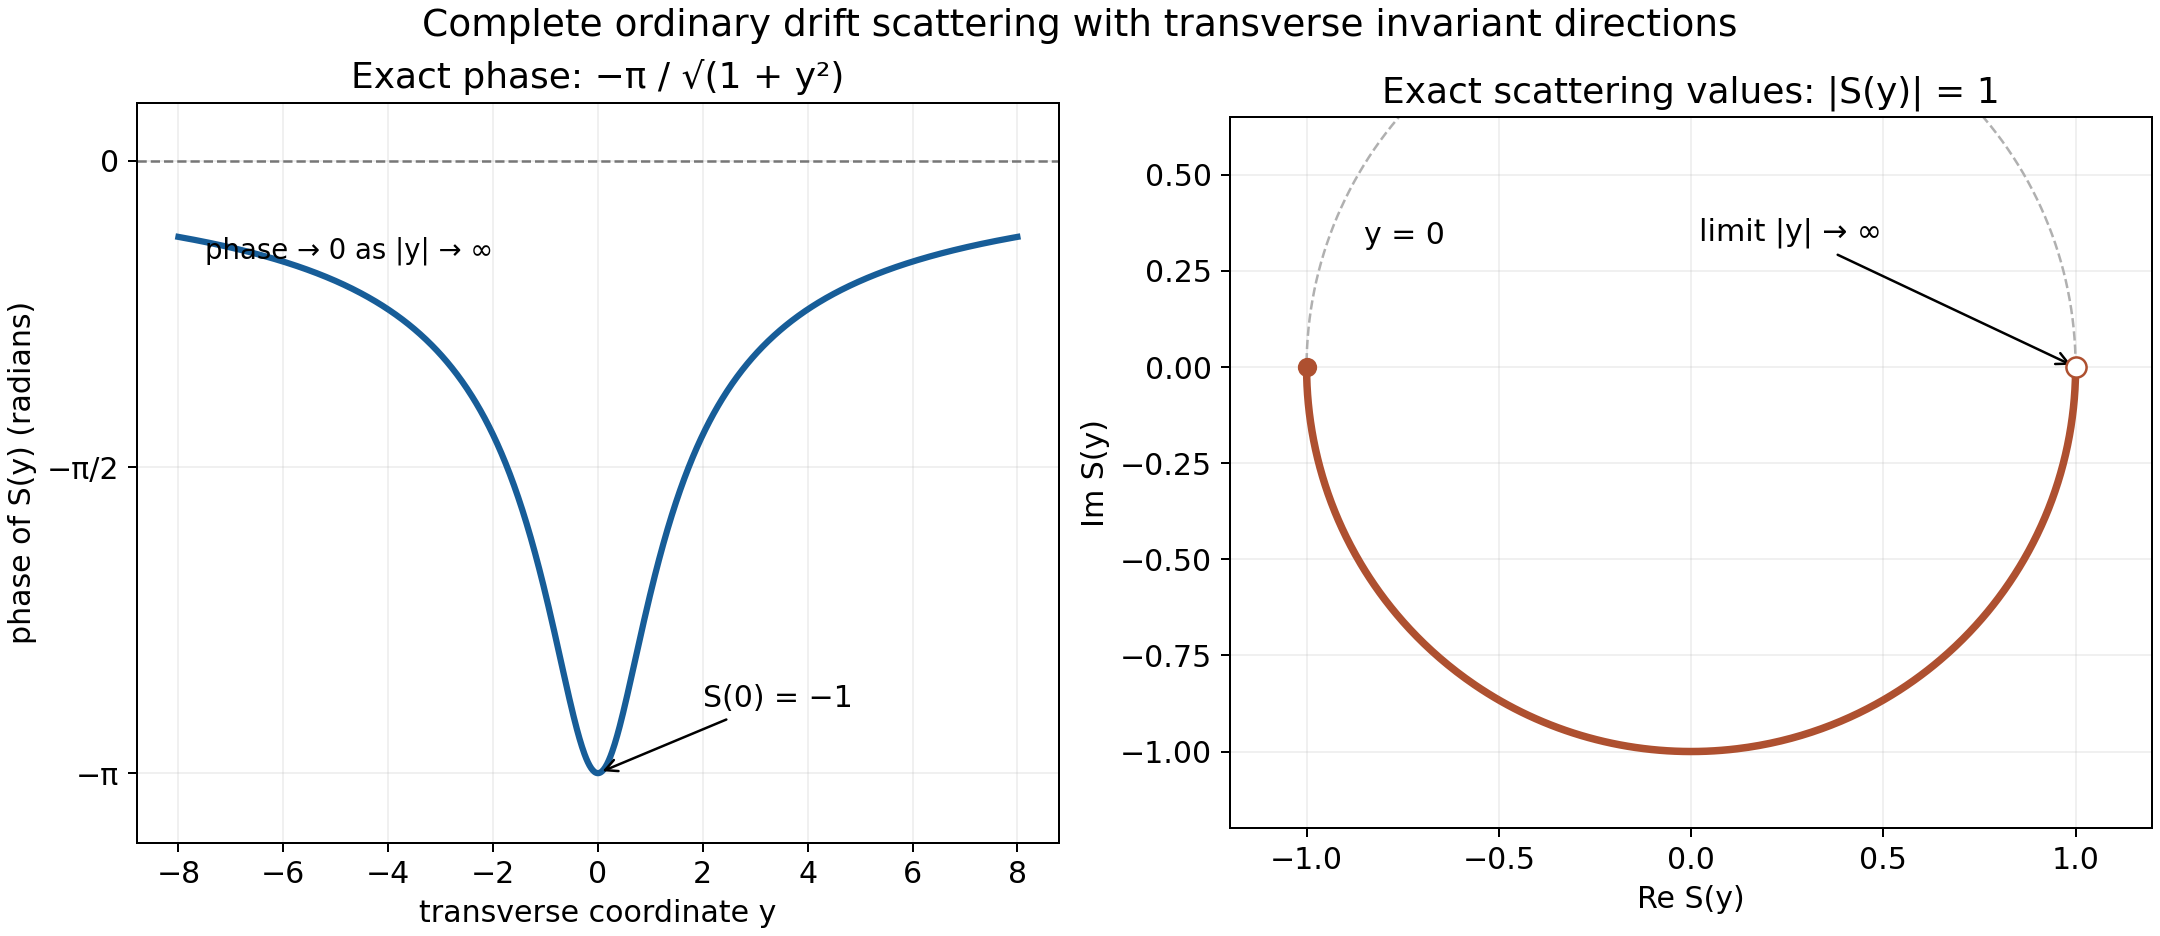

This figure's Python source:
"""Reproduce Example 4.4, c=1, one transverse coordinate; exact formulas."""
from pathlib import Path
import numpy as np
import matplotlib
matplotlib.use('Agg')
import matplotlib.pyplot as plt
plt.rcParams.update({'font.size':12,'svg.hashsalt':'AN06-invariant-drift-v1'})
y=np.linspace(-8,8,1001);phase=-np.pi/np.sqrt(1+y*y)
radius=np.concatenate(([0.],np.geomspace(.001,1000,1600)))
values=np.exp(-1j*np.pi/np.sqrt(1+radius*radius))
fig,ax=plt.subplots(1,2,figsize=(12,5.2),constrained_layout=True)
ax[0].plot(y,phase,color='#175d98',lw=2.5)
ax[0].axhline(0,color='#777777',ls='--',lw=1)
ax[0].set(xlabel='transverse coordinate y',ylabel='phase of S(y) (radians)',ylim=(-3.5,.3))
ax[0].set_yticks([-np.pi,-np.pi/2,0],['−π','−π/2','0'])
ax[0].set_title('Exact phase: −π / √(1 + y²)')
ax[0].annotate('S(0) = −1',xy=(0,-np.pi),xytext=(2,-2.8),arrowprops={'arrowstyle':'->'})
ax[0].text(-7.5,-.5,'phase → 0 as |y| → ∞',fontsize=11)
ax[0].grid(alpha=.18)
theta=np.linspace(0,2*np.pi,501)
ax[1].plot(np.cos(theta),np.sin(theta),color='#b0b0b0',ls='--',lw=1)
ax[1].plot(values.real,values.imag,color='#ae5030',lw=3)
ax[1].scatter([-1],[0],color='#ae5030',s=45,zorder=4)
ax[1].scatter([1],[0],facecolors='white',edgecolors='#ae5030',s=65,zorder=4)
ax[1].annotate('y = 0',xy=(-1,0),xytext=(-.85,.32))
ax[1].annotate('limit |y| → ∞',xy=(1,0),xytext=(.02,.33),arrowprops={'arrowstyle':'->'})
ax[1].set(xlabel='Re S(y)',ylabel='Im S(y)',xlim=(-1.2,1.2),ylim=(-1.2,.65),aspect='equal')
ax[1].set_title('Exact scattering values: |S(y)| = 1')
ax[1].grid(alpha=.18)
fig.suptitle('Complete ordinary drift scattering with transverse invariant directions',fontsize=15)
out=Path(__file__).resolve().parent
fig.savefig(out/'invariant-drift-scattering.png',dpi=180,metadata={'Software':'Matplotlib'})
fig.savefig(out/'invariant-drift-scattering.svg',metadata={'Date':None,'Creator':'Matplotlib'})
